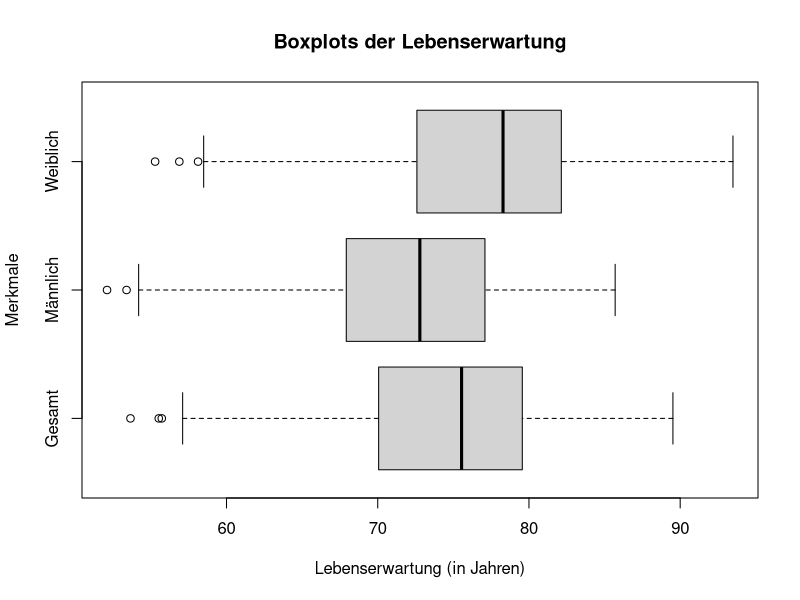
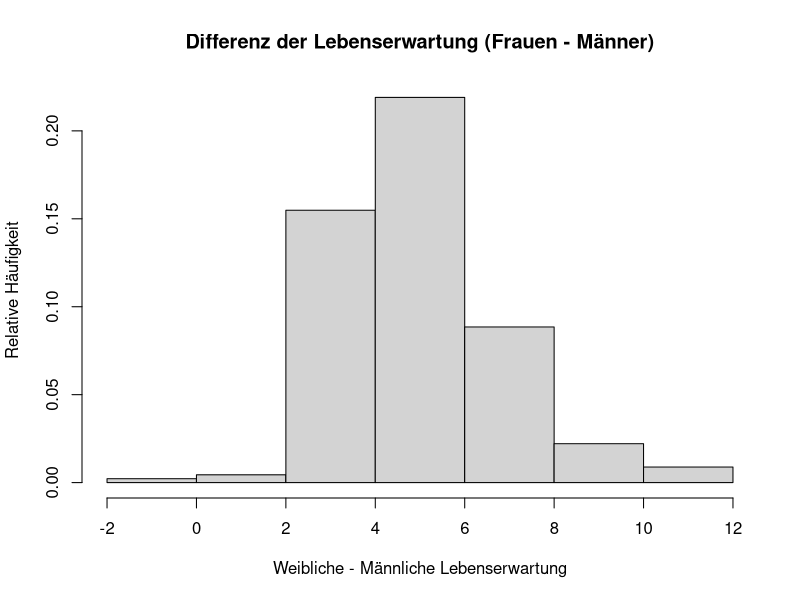
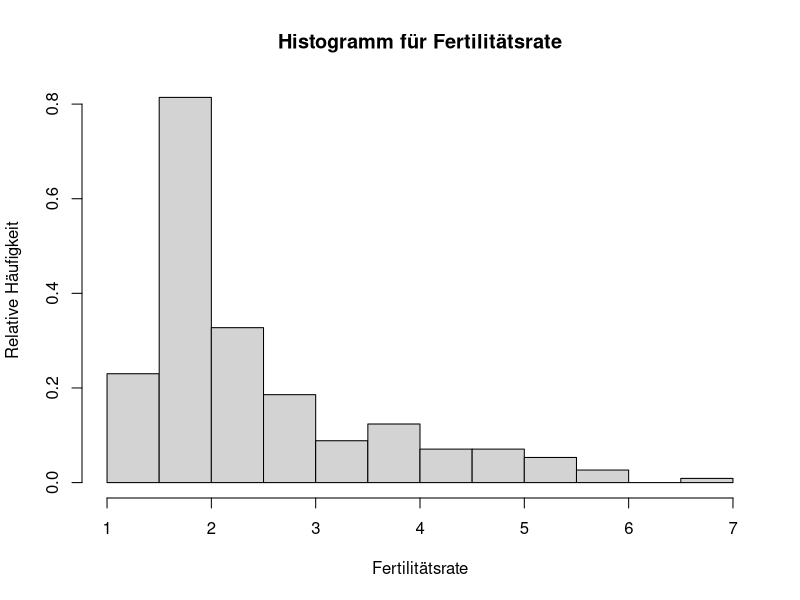
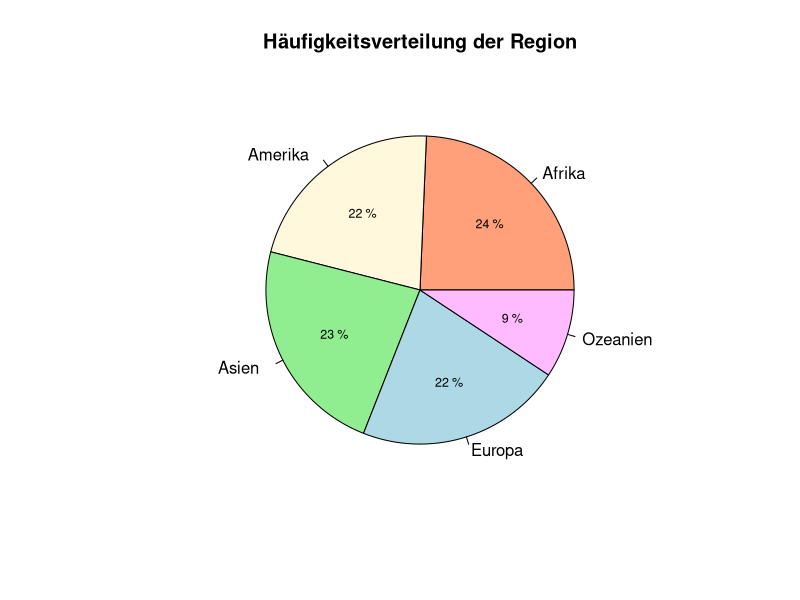
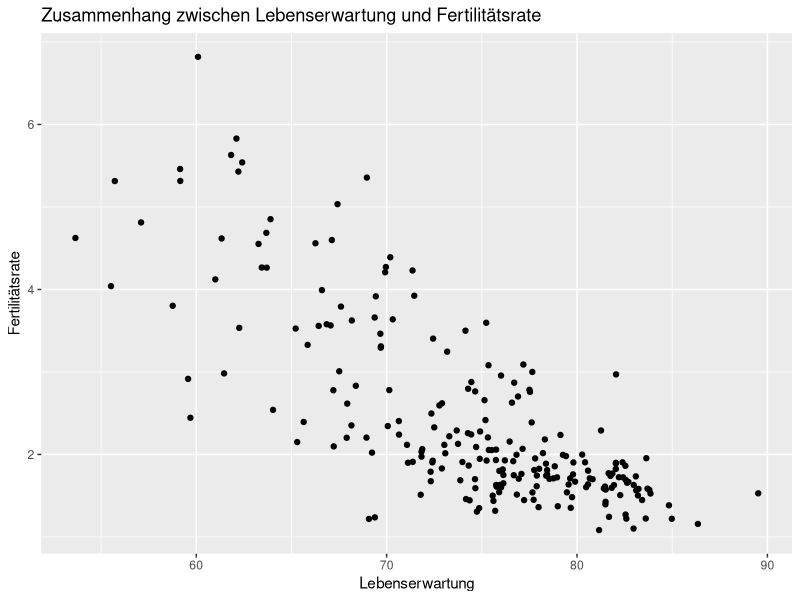
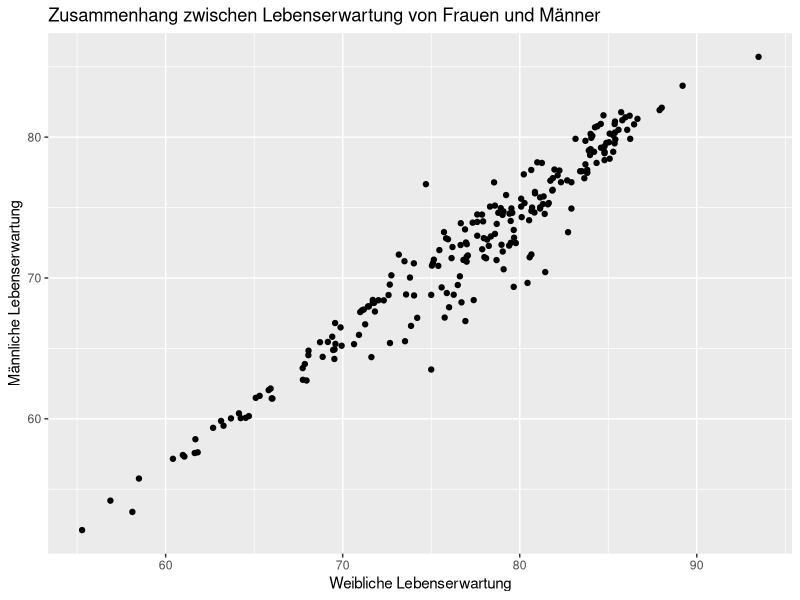
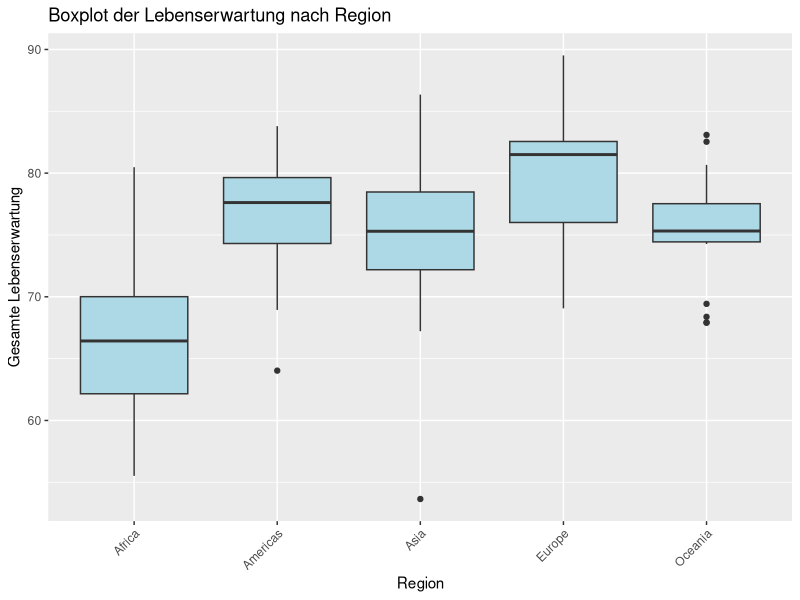
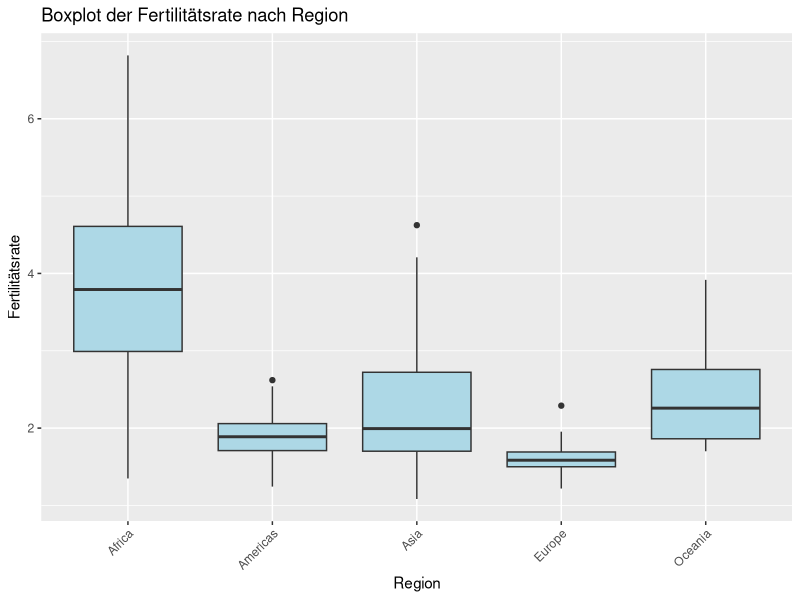

Reproduce these figures in R, in order.
library(ggplot2)

setwd("C:/Users/alena/Documents/GitHub/Fallstudien-1/Projekt 1")

data <- read.csv("census_2022_2002.csv")
# Ueberblick ueber die Daten
dim(data)
head(data)
str(data)
summary(data)

# Entfernung von NA-Werten
data_noNA <- na.omit(data)

# Datensatz auf 2 abhaengig vom Jahr teilen
data2002 <- subset(data_noNA, Year == 2002)
dim(data2002)

data2022 <- subset(data_noNA, Year == 2022)
dim(data2022)


#1 - Haeufigkeitsverteilungen der Merkmale + Unterschiede zwischen Geschlechter
attach(data2022)

num_stat <- function(data) {
  var_name <- c("Gesamte Lebenserwartung", "Männliche Lebenserwartung", 
                "Weibliche Lebenserwartung", "Fertilitätsrate")
  result <- matrix(NA, nrow = length(data), ncol = 7)
  colnames(result) <- c("Variable", "min", "max", "IQR", "median", 
                        "mean", "sd")
  for(i in 1:length(data)) {
    var_data <- data[[i]]
    Max <- max(var_data)
    Min <- min(var_data)
    q1 <- quantile(var_data, 0.25)
    q3 <- quantile(var_data, 0.75)
    result[i, 1] <- var_name[i]
    result[i, 2] <- round(Min, 2)
    result[i, 3] <- round(Max,2)
    result[i, 4] <- round(q3 - q1,2)
    result[i, 5] <- round(median(var_data),2)
    result[i, 6] <- round(mean(var_data),2)
    result[i, 7] <- round(sd(var_data),2)
  } 
  return(as.data.frame(result))
}
num_data <- 3:6
num_stat(data2022[,num_data])

# Boxplot fuer Lebenserwartung (+ Unterschiede zwischen den Geschlechtern)
boxplot(Life_Expectancy_Overall,
        Life_Expectancy_Male,
        Life_Expectancy_Female,
        names = c("Gesamt", "Männlich", "Weiblich"),
        main = "Boxplots der Lebenserwartung",
        ylab = "Merkmale",
        xlab = "Lebenserwartung (in Jahren)", horizontal = TRUE)

# Unterschiede zwischen Geschlechter
Diff_Lebenserwartung <- Life_Expectancy_Female - Life_Expectancy_Male
hist(Diff_Lebenserwartung, xlab = "Weibliche - Männliche Lebenserwartung",
     ylab = "Relative Häufigkeit",
     main = "Differenz der Lebenserwartung (Frauen - Männer)", probability = TRUE)

# Boxplot fuer gesamte Fertilitaet
hist(Total_Fertility_Rate, main = "Histogramm für Fertilitätsrate",
        xlab = "Fertilitätsrate", ylab = "Relative Häufigkeit", 
     probability = TRUE)

# Verteilung der Region
freq <- table(Region)
prozent <- round((freq / sum(freq)) * 100)
region_name <- c("Afrika", "Amerika", "Asien", "Europa", "Ozeanien")
beschriftung = paste(region_name, " ")

pie(freq, labels = beschriftung, main = "Häufigkeitsverteilung der Region", 
    col = c("lightsalmon", "cornsilk", "lightgreen", "lightblue", "plum1"))

angles <- cumsum(freq) / sum(freq) * 2 * pi
text_positions <- angles - (freq / sum(freq) * pi)

text(x = cos(text_positions) * 0.5, y = sin(text_positions) * 0.5, 
     labels = paste(prozent, "%"), cex = 0.75)

# Verteilung der Subregion
table(Subregion)


#2 - bivariate Zusammenhaenge zwischen den Merkmalen
# Subregionen nach Region
table(Subregion, Region)

# Streudiagramm der Lebenserwartung vs. Fertilitätsrate
ggplot(data2022, aes(x = Life_Expectancy_Overall, y = Total_Fertility_Rate)) +
  geom_point() +
  labs(title = "Zusammenhang zwischen Lebenserwartung und Fertilitätsrate",
       x = "Lebenserwartung",
       y = "Fertilitätsrate")

# Streudiagramm der Lebenserwartung von Maenner vs Frauen
ggplot(data2022, aes(x = Life_Expectancy_Female, y = Life_Expectancy_Male)) +
  geom_point() +
  labs(title = "Zusammenhang zwischen Lebenserwartung von Frauen und Männer",
       x = "Weibliche Lebenserwartung",
       y = "Männliche Lebenserwartung")

# Boxplot der Lebenserwartung nach Region
ggplot(data2022, aes(x = Region, y = Life_Expectancy_Overall)) +
  geom_boxplot(fill = "lightblue") +
  labs(title = "Boxplot der Lebenserwartung nach Region",
       x = "Region",
       y = "Gesamte Lebenserwartung") +
  theme(axis.text.x = element_text(angle = 45, hjust = 1))

# Boxplot der Fertilitaet nach Region
ggplot(data2022, aes(x = Region, y = Total_Fertility_Rate)) +
  geom_boxplot(fill = "lightblue") +
  labs(title = "Boxplot der Fertilitätsrate nach Region",
       x = "Region",
       y = "Fertilitätsrate") +
  theme(axis.text.x = element_text(angle = 45, hjust = 1))

#3 - Unterschiede der Merkmale zwischen den Subregionen


#4 - Vergleich von Merkmalen in 2002 und 2022
